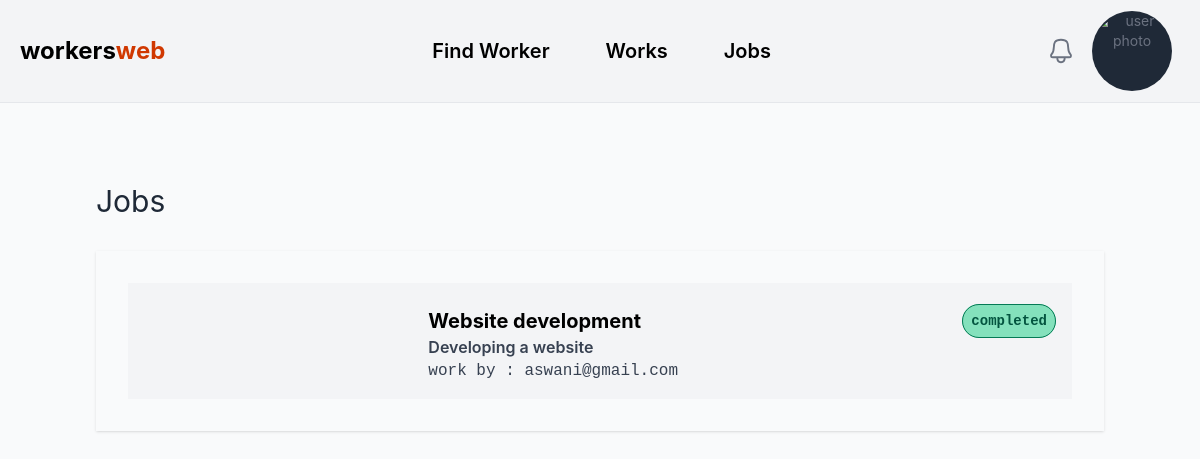
Page /jobs/ (signed in) on the committed database.
### main/models.py (models this page shows, shortened)
class Work(models.Model):
    name = models.CharField(max_length=255)
    work_by = models.ForeignKey(User,on_delete= models.CASCADE)
    worker = models.ForeignKey(Worker,on_delete=models.CASCADE)
    desc = models.TextField()
    status = models.BooleanField(default=False)
    created_at = models.DateTimeField(auto_now_add=True)
    date = models.DateField(null=True)
    is_cancelled = models.BooleanField(default=False)
    is_completed = models.BooleanField(default=False)

class User(AbstractBaseUser, PermissionsMixin):
    id = models.UUIDField(primary_key=True, default=uuid.uuid4, editable=False)
    email = models.EmailField(unique=True)
    username = models.CharField(max_length=255,null=True,blank=True)
    is_active = models.BooleanField(default=True)
    is_superuser = models.BooleanField(default=False)
    is_worker = models.BooleanField(default=False)
    is_staff = models.BooleanField(default=False)
    date_joined = models.DateTimeField(auto_now_add=True)
    last_login = models.DateTimeField(blank=True, null=True)
    objects = CustomUserManager()
    USERNAME_FIELD = 'email'
    EMAIL_FIELD = 'email'
    REQUIRED_FIELDS = ['username']

### main/views.py (the view)
# urls.py: path('jobs/',jobs,name='jobs'),
def jobs(request):
  works = Work.objects.all()
  return render(request,'job.html',{"works":works})

### template/job.html
{% extends 'layout.html' %}
{% block 'container' %}
<div class="px-24 py-20 ">
    <div class="">
        <h1 class="text-3xl text-gray-800">Jobs </h1>
        <div class="bg-gray-50 p-4 shadow mt-8" role="list">
            <ul class="divide-y-2 divide-gray-300">
                {% for work in works %}
                {% if work.worker.user_id == request.user %}
                <li class="bg-gray-100   space-y-2 flex justify-between p-4 m-4 hover:bg-slate-00 transition-colors ">
                    <a href="{% url 'work-or-job' work.id %}">
                    <div class="">
                        <p class="text-xl font-bold">{{ work.name }}</p>
                        <p class="text-md font-semibold text-gray-700 ">{{ work.desc }}</p>
                        {% if work.worker == request.user %}
                        <p class=" text-md font-mono font-normal text-gray-700">worker:<a href="{% url "worker" work.worker.id %}">{{ work.worker }}</a></p>
                        {% else %}
                        <p class=" text-md font-mono font-normal text-gray-700">work by : <a href="#">{{ work.work_by }}</a></p>
                        {% endif %}
                    </div>
                    <div>
                        {% if work.is_completed %}
                        <span class="text-sm border border-green-600 bg-green-300 text-green-800 font-mono rounded-full p-2 font-semibold ">completed</span>
                        {% elif not work.status and not work.is_cancelled %}
                        <span class="text-sm border border-stone-600 bg-stone-300 text-stone-800 font-mono rounded-full p-2 font-semibold ">not completed</span>
                        {% else %}
                        <span class="text-sm border border-red-600 bg-red-300 text-red-800 font-mono rounded-full p-2 font-semibold ">state</span>
                        {% endif %}
                    </div>
                    </a>
                </li>
                {% endif %}
                {% endfor %}
            </ul>
        </div>
    </div>
</div>
{% endblock %}

### rows in the picture
Work: name "Website development", desc "Developing a website", work_by "aswani@gmail.com", is_completed "completed"
